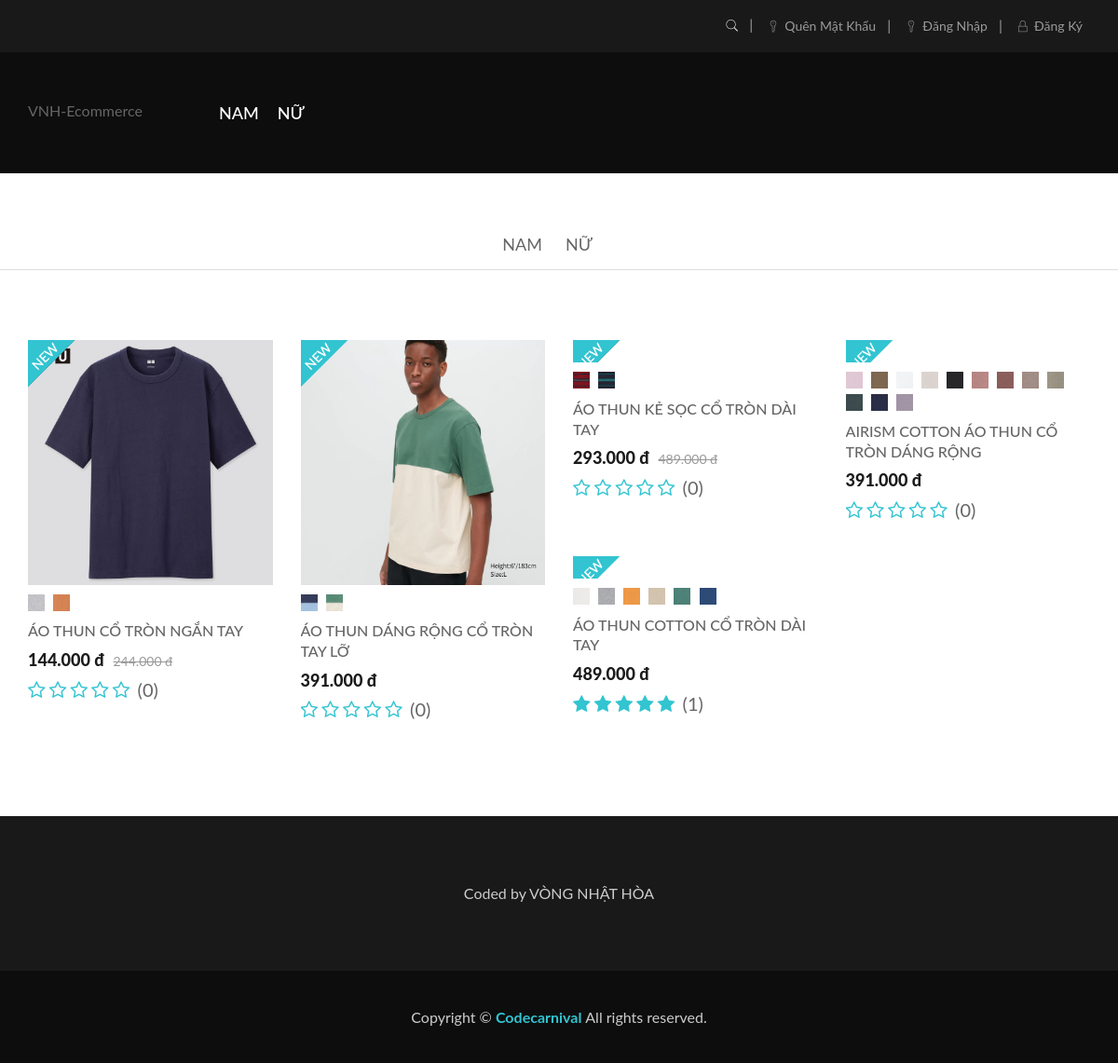
The app's page /ecommerce/nam/ao/ao-thun with its own data.
### tables this page shows
CREATE TABLE `category` (
  `category_id` int(11) NOT NULL,
  `name` varchar(100) NOT NULL,
  `parent_id` int(11) NOT NULL,
  `slug` varchar(100) NOT NULL
);

CREATE TABLE `product` (
  `id` int(11) NOT NULL,
  `name` varchar(255) NOT NULL,
  `description` text NOT NULL,
  `price` int(11) NOT NULL,
  `discounted_price` int(11) NOT NULL,
  `dir` varchar(255) NOT NULL,
  `slug` varchar(255) NOT NULL,
  `new` tinyint(4) NOT NULL DEFAULT 0,
  `featured` tinyint(4) NOT NULL DEFAULT 0
);

### ecommerce/business/category.php (the view, shortened to what the rows shown need)
<?php
require_once __DIR__ . '/database.php';
class Category extends database
{
    public $category_id;
    public $table = "category";
    public function category_get_all()
    {
        $sql = "SELECT * FROM $this->table";
        return $this->pdo_query($sql);
    }
    public function subcategory_get_all($parent_id)
    {
        $sql = "SELECT * FROM $this->table WHERE parent_id = ?";
        return $this->pdo_query($sql, $parent_id);
    }
    public function hasChildren()
    {
        if (count($this->subcategory_get_all($this->category_id)) > 0) {
            return true;
        } else {
            return false;
        }
    }
    public function getChildren()
    {
        $categories_array = $this->subcategory_get_all($this->category_id);
        $categories = array();
        foreach ($categories_array as $item) {
            $category = new category();
            $category->category_id = $item['category_id'];
            $category->name = $item['name'];
            $category->slug = $item['slug'];
            array_push($categories, $category);
        }
        return $categories;
    }
    public function show_site_category($categories, &$displayed_category, $ROOT_URL)
    {
        foreach ($categories as $category) {
            if (array_key_exists($category->category_id, $displayed_category)) {
                continue;
            }
            $displayed_category[$category->category_id] = "";
            if ($category->hasChildren()) {
                echo "<li><a href='$ROOT_URL/$category->slug'>$category->name</a>";
                $children_cats_l2 = $category->getChildren();
                foreach ($children_cats_l2 as $cat_l2) {
                    $displayed_category[$cat_l2->category_id] = "";
                    if ($cat_l2->hasChildren()) {
                        $children_cats_l3 = $cat_l2->getChildren();
                        foreach ($children_cats_l3 as $cat_l3) {
                            $displayed_category[$cat_l3->category_id] = "";
                        }
                    }
                }
                echo "</li>";
            } else {
                $url = "$category->slug";
                echo "<li><a href='$ROOT_URL/$url'>$category->name</a></li>";
            }
        }
    }
}

### ecommerce/site/view/shop.php (shortened to what the rows shown need)
<section class="content shop-page">
    <div class="shop-category-menu">
        <div class="container">
            <div class="row">
                <div class="col-md-12">
                    <div class="shop-menu">
                        <nav>
                            <ul>
                                <?php
                                  $category = new category();
                                  $displayed_category = array();
                                  $categories_array = $category->category_get_all();
                                  $categories = array();
                                  foreach ($categories_array as $item) {
                                      $item_object = new category();
                                      $item_object->category_id = $item['category_id'];
                                      $item_object->name = $item['name'];
                                      $item_object->slug = $item['slug'];
                                      array_push($categories, $item_object);
                                  }
                                  $category->show_site_category($categories, $displayed_category, $ROOT_URL);
                                  $category->show_site_category($categories, $displayed_category, $ROOT_URL); ?>
                            </ul>
                        </nav>
                    </div>
                </div>
            </div>
        </div>
    </div>
    <div class="container">
        <div class="row">
            <div class="col-md-12 col-sm-12">
                <div class="featured-products-area">
                    <div class="tab-content">
                        <div role="tabpanel" class="tab-pane fade in  active" id="display-1-1">
                            <?php if (count($products) > 0) : ?>
                                <div class="row">
                                    <?php foreach ($products as $product) : extract($product) ?>
                                        <div class="col-sm-3 col-xs-12">
                                            <div class="single-product">
                                                <div class="product-img">
                                                    <div class="product-sticker">
                                                        <?php if ($new === 1) : ?>
                                                            <div class="label-new">
                                                                <span class="new">New</span>
                                                            </div>
                                                        <?php endif ?>
                                                        <?php if ($discounted_price > 0) : ?>
                                                            <div class="label-parcent">
                                                                <span class="parcent"><?php echo "- " . ceil(($discounted_price / $price) * 100) . "%" ?></span>
                                                            </div>
                                                        <?php endif ?>
                                                    </div>
                                                    <a class="pro-image" href="<?php echo $ROOT_URL . "/product/$slug" ?>">
                                                        <?php
                                                          $arr = scandir("content/images/$dir");
                                                          $image = end($arr);
                                                          ?>
                                                        <img class="primary-image" src="<?php echo "$ROOT_URL/content/images/$dir/$image" ?>" alt="#">
                                                    </a>
                                                </div>
                                                <div class="product-content">
                                                    <div class="colors">
                                                        <?php
                                                          $colors = array_diff(scandir("content/images/$dir/colors"), array('.', '..'));
                                                          foreach ($colors as $image) :
                                                          ?>
                                                            <span style="background-image:url(<?php echo "http://localhost{$ROOT_URL}/content/images/$dir/colors/$image" ?>)"></span>
                                                        <?php endforeach ?>
                                                    </div>
                                                    <h2 class="product-name">
                                                        <a href="<?php echo $ROOT_URL . "/product/$slug" ?>"><?php echo $name ?></a>
                                                    </h2>
                                                    <div class="pro-price">
                                                        <?php
                                                          $old_price = number_format($price, 0, "", ".");
                                                          if ($discounted_price > 0) {
                                                              $new_price = number_format($price - $discounted_price, 0, "", ".");
                                                              echo "<span class='new-price'>$new_price đ</span>";
                                                              echo "<span class='old-price'>$old_price đ</span>";
                                                          } else {
                                                              echo "<span class='new-price'>$old_price đ</span>";
                                                          }
                                                          ?>
                                                    </div>
                                                    <div class="pro-rating">
                                                        <?php
                                                          $reviews = $review_ob->reviews_get_all_by_product($id);
                                                          $rate = 0;
                                                          if (count($reviews) > 0) {
                                                              $total_rate = 0;
                                                              foreach ($reviews as $review) {
                                                                  $total_rate += $review['rate'];
                                                              }
                                                              $rate = $total_rate / count($reviews);
                                                          }
                                                          $done = false;
                                                          for ($i = 1; $i <= 5; $i++) {
                                                              $rate = $rate - 1;
                                                              if (!$done) {
                                                                  if ($rate >= 0) {
                                                                      echo '<a href="#"><i class="fa fa-star"></i></a> ';
                                                                  } else {
                                                                      $done = true;
                                                                      $rate = $rate + 1;
                                                                      if ($rate === 0) {
                                                                          echo '<a href="#"><i class="fa fa-star-o"></i></a> ';
                                                                      } else if ($rate < 0.5) {
                                                                          echo '<a href="#"><i class="fa fa-star-half-o"></i></a> ';
                                                                      } else if ($rate > 0.5) {
                                                                          echo '<a href="#"><i class="fa fa-star"></i></a> ';
                                                                      } else if ($rate === 0.5) {
                                                                          echo '<a href="#"><i class="fa fa-star-half-o"></i></a> ';
                                                                      } else {
                                                                          echo '<a href="#"><i class="fa fa-star-o"></i></a> ';
                                                                      }
                                                                  }
                                                              } else {
                                                                  echo '<a href="#"><i class="fa fa-star-o"></i></a> ';
                                                              }
                                                          }
                                                          echo "&nbsp;<span style='font-size:20px'>(" . count($reviews) . ")</span>";
                                                          ?>
                                                    </div>
                                                </div>
                                            </div>
                                        </div>
                                    <?php endforeach ?>
                                </div>
                            <?php else : ?>
                                <h1>Không có sản phẩm nào !</h1>
                            <?php endif ?>
                        </div>
                    </div>
                </div>
            </div>
        </div>
    </div>
</section>

### records on screen
category: name "NAM"
category: name "NỮ"
product: new "NEW", dir (picture), name "ÁO THUN CỔ TRÒN NGẮN TAY", new_price "144.000", price "244.000", count($reviews) "0"
product: new "NEW", dir (picture), name "ÁO THUN DÁNG RỘNG CỔ TRÒN TAY LỠ", price "391.000", count($reviews) "0"
product: new "NEW", dir (picture), name "ÁO THUN KẺ SỌC CỔ TRÒN DÀI TAY", new_price "293.000", price "489.000", count($reviews) "0"
product: new "NEW", dir (picture), name "AIRISM COTTON ÁO THUN CỔ TRÒN DÁNG RỘNG", price "391.000", count($reviews) "0"
product: new "NEW", dir (picture), name "ÁO THUN COTTON CỔ TRÒN DÀI TAY", price "489.000", count($reviews) "1"
